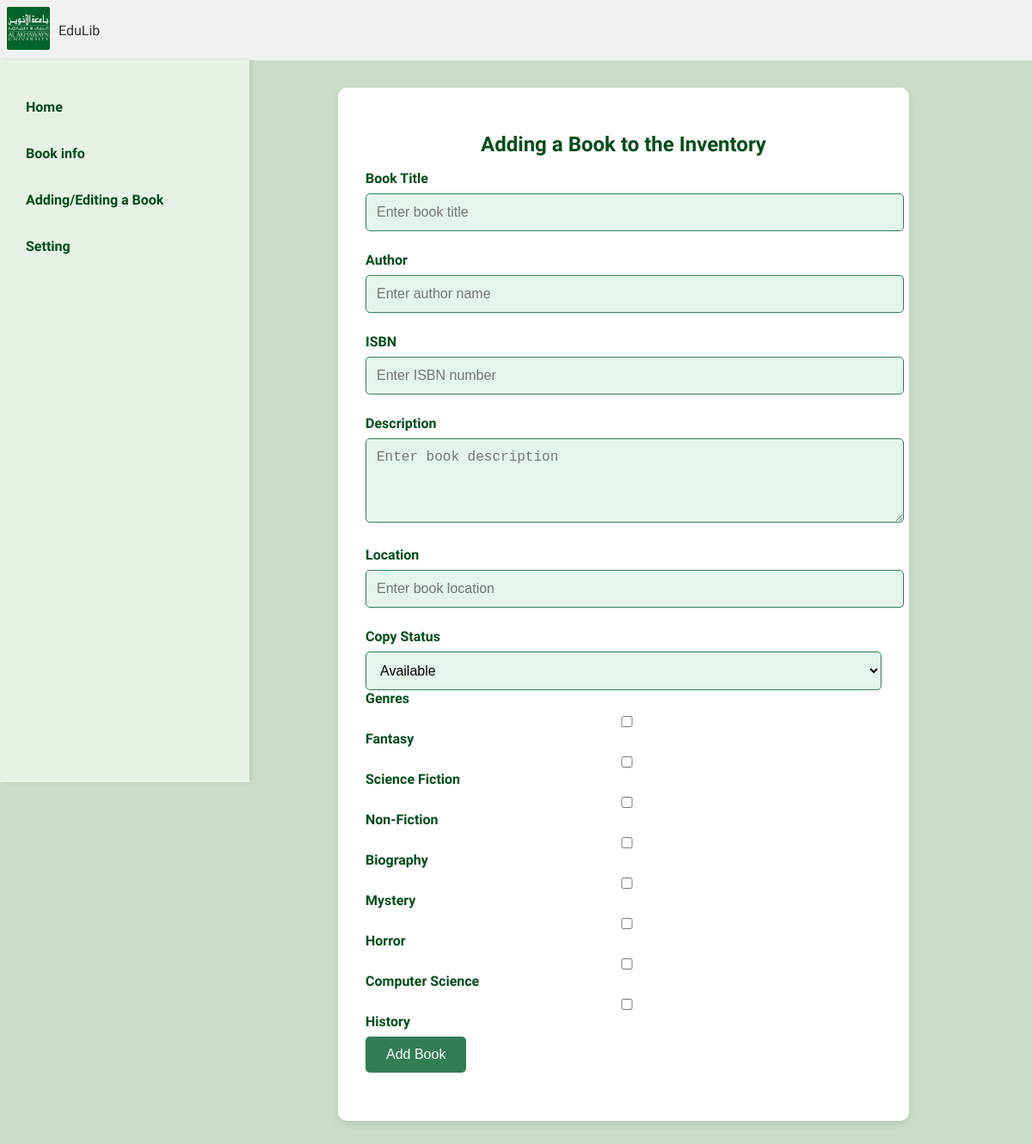
/admin/add-book, run on the app's committed database.
### app.py (models this page shows)
class Genre(db.Model):
    __tablename__ = 'genre'
    id = db.Column(db.Integer, primary_key=True)
    name = db.Column(db.String(50), unique=True, nullable=False)
    books = db.relationship('Book', secondary='book_genre', back_populates='genres')

### app.py (the view, shortened to what this page needs)
@app.route('/admin/add-book', methods=['GET', 'POST'])
def add_book():
    genres = Genre.query.all()
    return render_template('admin/admin-add.html', genres=genres)

### templates/admin/admin-add.html (shortened to what this page needs)
<!DOCTYPE html>
<html lang="en">
<head>
    <link rel="stylesheet" href="{{ url_for('static', filename='css/admin-add.css') }}">
</head>
<body>
    <header>
            <div class="logo">
                <img src="{{ url_for('static', filename='photos/auilogo.jpeg') }}" alt="EduLib Logo" />
            </div>
        <h1>EduLib</h1>
        </header>
    <div class="container">
        <aside class="sidebar">
                <nav class="menu">
                    <ul>
                        <li><a href="{{ url_for('Admin_home') }}">Home</a></li>
                        <li><a href="#">Book info</a></li>
                        <li><a href="{{ url_for('add_book') }}">Adding/Editing a Book</a></li>
                        <li><a href="#">Setting</a></li>
                    </ul>
                </nav>
            </aside>
        <main>
        <section class="form-section">
            <h1>Adding a Book to the Inventory</h1>
                <form action="{{ url_for('add_book') }}" method="POST">
                        <div class="form-item">
                            <label for="title">Book Title</label>
                            <input type="text" id="title" name="title" placeholder="Enter book title" required>
                        </div>
                        <div class="form-item">
                            <label for="author">Author</label>
                            <input type="text" id="author" name="author" placeholder="Enter author name" required>
                        </div>
                        <div class="form-item">
                            <label for="isbn">ISBN</label>
                            <input type="text" id="isbn" name="isbn" placeholder="Enter ISBN number" required>
                        </div>
                        <div class="form-item">
                            <label for="description">Description</label>
                            <textarea id="description" name="description" rows="4" placeholder="Enter book description"></textarea>
                        </div>
                        <div class="form-item">
                            <label for="location">Location</label>
                            <input type="text" id="location" name="location" placeholder="Enter book location">
                        </div>
                        <div class="form-item">
                            <label for="copy_status">Copy Status</label>
                            <select id="copy_status" name="copy_status" required>
                                <option value="available">Available</option>
                            </select>
                            <div class="form-group">
                                <label for="genres">Genres</label>
                                <div>
                                    {% for genre in genres %}
                                        <div class="checkbox-item">
                                            <input type="checkbox" id="genre_{{ genre.id }}" name="genres[]" value="{{ genre.id }}">
                                            <label for="genre_{{ genre.id }}">{{ genre.name }}</label>
                                        </div>
                                    {% endfor %}
                                </div>
                            </div>
                        <button class="submit-btn" type="submit">Add Book</button>
                    </form>
                </section>
            </main>
        </div>
</body>
</html>

### static/css/admin-add.css (style rules this page uses)
body { font-family: 'Inria Sans', sans-serif; margin: 0; padding: 0; background-color: #CBDDC9; color: #333; height: 100%; }
header h1 { font-family: 'Inknut Antiqua', serif; margin: 0; color: #333; }
header { display: flex; align-items: center; justify-content: flex-start; padding: 0.5rem; background-color: #f1f1f1; }
header .logo img { height: 50px; border-radius: 2px; margin-right: 10px; }
header h1 { margin: 0; color: #333; font-size: 1rem; font-weight: normal; }
.sidebar { width: 250px; background-color: #e6f2e6; padding: 20px; box-shadow: 2px 0 5px rgba(0, 0, 0, 0.1); position: fixed; height: 100vh; top: 70px; }
.sidebar .menu ul { list-style: none; padding: 0; margin: 0; }
.sidebar .menu ul li { margin: 15px 0; }
.sidebar .menu ul li a { text-decoration: none; color: #004d1a; font-size: 1rem; font-weight: bold; padding: 10px; border-radius: 5px; display: block; transition: background-color 0.3s ease; }
main { display: flex; justify-content: center; align-items: center; min-height: 100vh; margin-left: 250px; padding: 2rem; }
.form-section { background-color: #fff; padding: 2rem; border-radius: 10px; box-shadow: 0 4px 10px rgba(0, 0, 0, 0.1); width: 100%; max-width: 600px; margin: auto; }
.form-section h1 { font-family: 'Inknut Antiqua', serif; color: #004d1a; margin-bottom: 1rem; text-align: center; }
.form-item { margin-bottom: 1.5rem; }
.form-item label { display: block; margin-bottom: 0.5rem; font-weight: bold; color: #004d1a; }
.form-item input, .form-item textarea, .form-item select { width: 100%; padding: 0.75rem; border: 1px solid #307E54; border-radius: 5px; background-color: #E4F6EA; font-size: 1rem; }
.submit-btn { background-color: #307E54; color: white; padding: 0.75rem 1.5rem; border: none; border-radius: 5px; cursor: pointer; font-size: 1rem; }

### data on the page
Genre: name "Fantasy"
Genre: name "Science Fiction"
Genre: name "Non-Fiction"
Genre: name "Biography"
Genre: name "Mystery"
Genre: name "Horror"
Genre: name "Computer Science"
Genre: name "History"
